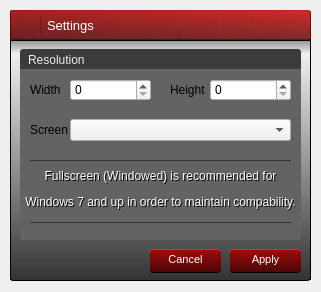
<?xml version="1.0" encoding="UTF-8"?>
<ui version="4.0">
 <class>Settings</class>
 <widget class="QDialog" name="Settings">
  <property name="windowModality">
   <enum>Qt::NonModal</enum>
  </property>
  <property name="geometry">
   <rect>
    <x>0</x>
    <y>0</y>
    <width>321</width>
    <height>292</height>
   </rect>
  </property>
  <property name="windowTitle">
   <string>Settings</string>
  </property>
  <property name="styleSheet">
   <string notr="true"/>
  </property>
  <property name="modal">
   <bool>false</bool>
  </property>
  <widget class="QFrame" name="frame">
   <property name="geometry">
    <rect>
     <x>10</x>
     <y>10</y>
     <width>301</width>
     <height>271</height>
    </rect>
   </property>
   <property name="styleSheet">
    <string notr="true">#frame {
	border-radius: 3px;

	background: url(:/data/bg.png);

	border: 1px solid rgba(0, 0, 0, 255);
}</string>
   </property>
   <property name="frameShape">
    <enum>QFrame::StyledPanel</enum>
   </property>
   <property name="frameShadow">
    <enum>QFrame::Raised</enum>
   </property>
   <widget class="QFrame" name="frame_2">
    <property name="geometry">
     <rect>
      <x>0</x>
      <y>0</y>
      <width>301</width>
      <height>241</height>
     </rect>
    </property>
    <property name="styleSheet">
     <string notr="true">#frame_2 {
	border: 0;
	border-top-left-radius: 3px;
	border-top-right-radius: 3px;
}</string>
    </property>
    <property name="frameShape">
     <enum>QFrame::StyledPanel</enum>
    </property>
    <property name="frameShadow">
     <enum>QFrame::Raised</enum>
    </property>
    <widget class="QFrame" name="frame_6">
     <property name="geometry">
      <rect>
       <x>0</x>
       <y>0</y>
       <width>301</width>
       <height>31</height>
      </rect>
     </property>
     <property name="styleSheet">
      <string notr="true">#frame_6 {
	background-color: qlineargradient(spread:pad, x1:0.006, y1:1, x2:0, y2:0, stop:0.0113636 rgba(100, 0, 0, 210), stop:1 rgba(200, 0, 0, 210));

	border-top: 1px solid rgba(255, 67, 70, 150);
	border-bottom: 1px solid rgb(0, 0, 0);

	border-top-left-radius: 3px;
	border-top-right-radius: 3px;
}</string>
     </property>
     <property name="frameShape">
      <enum>QFrame::StyledPanel</enum>
     </property>
     <property name="frameShadow">
      <enum>QFrame::Raised</enum>
     </property>
     <widget class="QFrame" name="frame_9">
      <property name="geometry">
       <rect>
        <x>0</x>
        <y>0</y>
        <width>301</width>
        <height>31</height>
       </rect>
      </property>
      <property name="styleSheet">
       <string notr="true">#frame_9 {
	background: qlineargradient(spread:pad, x1:0, y1:0, x2:1, y2:0, stop:0 rgba(0, 0, 0, 50), stop:1 rgba(0, 0, 0, 0));

	border: 0;
}</string>
      </property>
      <property name="frameShape">
       <enum>QFrame::StyledPanel</enum>
      </property>
      <property name="frameShadow">
       <enum>QFrame::Raised</enum>
      </property>
      <widget class="QLabel" name="label_5">
       <property name="geometry">
        <rect>
         <x>30</x>
         <y>0</y>
         <width>221</width>
         <height>31</height>
        </rect>
       </property>
       <property name="font">
        <font>
         <family>Lao UI</family>
         <pointsize>10</pointsize>
         <weight>50</weight>
         <bold>false</bold>
        </font>
       </property>
       <property name="styleSheet">
        <string notr="true">color: #fff;
padding-left: 4px;
padding-top: -2px;</string>
       </property>
       <property name="text">
        <string>&lt;html&gt;&lt;head/&gt;&lt;body&gt;&lt;p&gt;Settings&lt;/p&gt;&lt;/body&gt;&lt;/html&gt;</string>
       </property>
      </widget>
      <widget class="QFrame" name="frame_10">
       <property name="geometry">
        <rect>
         <x>6</x>
         <y>6</y>
         <width>16</width>
         <height>18</height>
        </rect>
       </property>
       <property name="styleSheet">
        <string notr="true">background: url(:/data/settings.png);
border: 0;</string>
       </property>
       <property name="frameShape">
        <enum>QFrame::StyledPanel</enum>
       </property>
       <property name="frameShadow">
        <enum>QFrame::Raised</enum>
       </property>
      </widget>
      <widget class="Line" name="line">
       <property name="geometry">
        <rect>
         <x>30</x>
         <y>6</y>
         <width>1</width>
         <height>18</height>
        </rect>
       </property>
       <property name="styleSheet">
        <string notr="true">background: rgba(0, 0, 0, 50);
border: 0;</string>
       </property>
       <property name="orientation">
        <enum>Qt::Vertical</enum>
       </property>
      </widget>
      <widget class="QFrame" name="frame_17">
       <property name="geometry">
        <rect>
         <x>0</x>
         <y>0</y>
         <width>301</width>
         <height>31</height>
        </rect>
       </property>
       <property name="styleSheet">
        <string notr="true">border: 0;</string>
       </property>
       <property name="frameShape">
        <enum>QFrame::StyledPanel</enum>
       </property>
       <property name="frameShadow">
        <enum>QFrame::Raised</enum>
       </property>
       <widget class="QPushButton" name="pushButton_2">
        <property name="geometry">
         <rect>
          <x>279</x>
          <y>7</y>
          <width>18</width>
          <height>18</height>
         </rect>
        </property>
        <property name="toolTip">
         <string>Close</string>
        </property>
        <property name="styleSheet">
         <string notr="true">#pushButton_2 {
	background: url(:/data/close.png);
	
	border: 0;
}

#pushButton_2:hover {
	background: url(:/data/close_hover.png);
}</string>
        </property>
        <property name="text">
         <string/>
        </property>
       </widget>
      </widget>
     </widget>
    </widget>
   </widget>
   <widget class="QFrame" name="frame_5">
    <property name="geometry">
     <rect>
      <x>0</x>
      <y>29</y>
      <width>301</width>
      <height>241</height>
     </rect>
    </property>
    <property name="styleSheet">
     <string notr="true">#frame_5 {
	background: qlineargradient(spread:pad, x1:0, y1:1, x2:0, y2:0.006, stop:0 rgba(0, 0, 0, 200), stop:0.943182 rgba(0, 0, 0, 0), stop:1 rgba(0, 0, 0, 97));

	border: 0;
}</string>
    </property>
    <property name="frameShape">
     <enum>QFrame::StyledPanel</enum>
    </property>
    <property name="frameShadow">
     <enum>QFrame::Raised</enum>
    </property>
    <widget class="QLabel" name="label">
     <property name="geometry">
      <rect>
       <x>10</x>
       <y>10</y>
       <width>281</width>
       <height>21</height>
      </rect>
     </property>
     <property name="styleSheet">
      <string notr="true">#label {
	background: rgb(59, 59, 59);

	padding-left: 5px;

	border-top-left-radius: 3px;
	border-top-right-radius: 3px;

	color: rgb(235, 235, 235);
}</string>
     </property>
     <property name="text">
      <string>Resolution</string>
     </property>
    </widget>
    <widget class="QPushButton" name="btnPlay_2">
     <property name="geometry">
      <rect>
       <x>140</x>
       <y>210</y>
       <width>71</width>
       <height>24</height>
      </rect>
     </property>
     <property name="palette">
      <palette>
       <active>
        <colorrole role="WindowText">
         <brush brushstyle="SolidPattern">
          <color alpha="255">
           <red>255</red>
           <green>255</green>
           <blue>255</blue>
          </color>
         </brush>
        </colorrole>
        <colorrole role="Button">
         <brush brushstyle="LinearGradientPattern">
          <gradient startx="0.006000000000000" starty="1.000000000000000" endx="0.000000000000000" endy="0.000000000000000" type="LinearGradient" spread="PadSpread" coordinatemode="ObjectBoundingMode">
           <gradientstop position="0.011363600000000">
            <color alpha="225">
             <red>75</red>
             <green>0</green>
             <blue>0</blue>
            </color>
           </gradientstop>
           <gradientstop position="1.000000000000000">
            <color alpha="225">
             <red>175</red>
             <green>0</green>
             <blue>0</blue>
            </color>
           </gradientstop>
          </gradient>
         </brush>
        </colorrole>
        <colorrole role="Text">
         <brush brushstyle="SolidPattern">
          <color alpha="255">
           <red>255</red>
           <green>255</green>
           <blue>255</blue>
          </color>
         </brush>
        </colorrole>
        <colorrole role="ButtonText">
         <brush brushstyle="SolidPattern">
          <color alpha="255">
           <red>255</red>
           <green>255</green>
           <blue>255</blue>
          </color>
         </brush>
        </colorrole>
        <colorrole role="Base">
         <brush brushstyle="LinearGradientPattern">
          <gradient startx="0.006000000000000" starty="1.000000000000000" endx="0.000000000000000" endy="0.000000000000000" type="LinearGradient" spread="PadSpread" coordinatemode="ObjectBoundingMode">
           <gradientstop position="0.011363600000000">
            <color alpha="225">
             <red>75</red>
             <green>0</green>
             <blue>0</blue>
            </color>
           </gradientstop>
           <gradientstop position="1.000000000000000">
            <color alpha="225">
             <red>175</red>
             <green>0</green>
             <blue>0</blue>
            </color>
           </gradientstop>
          </gradient>
         </brush>
        </colorrole>
        <colorrole role="Window">
         <brush brushstyle="LinearGradientPattern">
          <gradient startx="0.006000000000000" starty="1.000000000000000" endx="0.000000000000000" endy="0.000000000000000" type="LinearGradient" spread="PadSpread" coordinatemode="ObjectBoundingMode">
           <gradientstop position="0.011363600000000">
            <color alpha="225">
             <red>75</red>
             <green>0</green>
             <blue>0</blue>
            </color>
           </gradientstop>
           <gradientstop position="1.000000000000000">
            <color alpha="225">
             <red>175</red>
             <green>0</green>
             <blue>0</blue>
            </color>
           </gradientstop>
          </gradient>
         </brush>
        </colorrole>
       </active>
       <inactive>
        <colorrole role="WindowText">
         <brush brushstyle="SolidPattern">
          <color alpha="255">
           <red>255</red>
           <green>255</green>
           <blue>255</blue>
          </color>
         </brush>
        </colorrole>
        <colorrole role="Button">
         <brush brushstyle="LinearGradientPattern">
          <gradient startx="0.006000000000000" starty="1.000000000000000" endx="0.000000000000000" endy="0.000000000000000" type="LinearGradient" spread="PadSpread" coordinatemode="ObjectBoundingMode">
           <gradientstop position="0.011363600000000">
            <color alpha="225">
             <red>75</red>
             <green>0</green>
             <blue>0</blue>
            </color>
           </gradientstop>
           <gradientstop position="1.000000000000000">
            <color alpha="225">
             <red>175</red>
             <green>0</green>
             <blue>0</blue>
            </color>
           </gradientstop>
          </gradient>
         </brush>
        </colorrole>
        <colorrole role="Text">
         <brush brushstyle="SolidPattern">
          <color alpha="255">
           <red>255</red>
           <green>255</green>
           <blue>255</blue>
          </color>
         </brush>
        </colorrole>
        <colorrole role="ButtonText">
         <brush brushstyle="SolidPattern">
          <color alpha="255">
           <red>255</red>
           <green>255</green>
           <blue>255</blue>
          </color>
         </brush>
        </colorrole>
        <colorrole role="Base">
         <brush brushstyle="LinearGradientPattern">
          <gradient startx="0.006000000000000" starty="1.000000000000000" endx="0.000000000000000" endy="0.000000000000000" type="LinearGradient" spread="PadSpread" coordinatemode="ObjectBoundingMode">
           <gradientstop position="0.011363600000000">
            <color alpha="225">
             <red>75</red>
             <green>0</green>
             <blue>0</blue>
            </color>
           </gradientstop>
           <gradientstop position="1.000000000000000">
            <color alpha="225">
             <red>175</red>
             <green>0</green>
             <blue>0</blue>
            </color>
           </gradientstop>
          </gradient>
         </brush>
        </colorrole>
        <colorrole role="Window">
         <brush brushstyle="LinearGradientPattern">
          <gradient startx="0.006000000000000" starty="1.000000000000000" endx="0.000000000000000" endy="0.000000000000000" type="LinearGradient" spread="PadSpread" coordinatemode="ObjectBoundingMode">
           <gradientstop position="0.011363600000000">
            <color alpha="225">
             <red>75</red>
             <green>0</green>
             <blue>0</blue>
            </color>
           </gradientstop>
           <gradientstop position="1.000000000000000">
            <color alpha="225">
             <red>175</red>
             <green>0</green>
             <blue>0</blue>
            </color>
           </gradientstop>
          </gradient>
         </brush>
        </colorrole>
       </inactive>
       <disabled>
        <colorrole role="WindowText">
         <brush brushstyle="SolidPattern">
          <color alpha="255">
           <red>255</red>
           <green>255</green>
           <blue>255</blue>
          </color>
         </brush>
        </colorrole>
        <colorrole role="Button">
         <brush brushstyle="LinearGradientPattern">
          <gradient startx="0.006000000000000" starty="1.000000000000000" endx="0.000000000000000" endy="0.000000000000000" type="LinearGradient" spread="PadSpread" coordinatemode="ObjectBoundingMode">
           <gradientstop position="0.011363600000000">
            <color alpha="225">
             <red>75</red>
             <green>0</green>
             <blue>0</blue>
            </color>
           </gradientstop>
           <gradientstop position="1.000000000000000">
            <color alpha="225">
             <red>175</red>
             <green>0</green>
             <blue>0</blue>
            </color>
           </gradientstop>
          </gradient>
         </brush>
        </colorrole>
        <colorrole role="Text">
         <brush brushstyle="SolidPattern">
          <color alpha="255">
           <red>255</red>
           <green>255</green>
           <blue>255</blue>
          </color>
         </brush>
        </colorrole>
        <colorrole role="ButtonText">
         <brush brushstyle="SolidPattern">
          <color alpha="255">
           <red>255</red>
           <green>255</green>
           <blue>255</blue>
          </color>
         </brush>
        </colorrole>
        <colorrole role="Base">
         <brush brushstyle="LinearGradientPattern">
          <gradient startx="0.006000000000000" starty="1.000000000000000" endx="0.000000000000000" endy="0.000000000000000" type="LinearGradient" spread="PadSpread" coordinatemode="ObjectBoundingMode">
           <gradientstop position="0.011363600000000">
            <color alpha="225">
             <red>75</red>
             <green>0</green>
             <blue>0</blue>
            </color>
           </gradientstop>
           <gradientstop position="1.000000000000000">
            <color alpha="225">
             <red>175</red>
             <green>0</green>
             <blue>0</blue>
            </color>
           </gradientstop>
          </gradient>
         </brush>
        </colorrole>
        <colorrole role="Window">
         <brush brushstyle="LinearGradientPattern">
          <gradient startx="0.006000000000000" starty="1.000000000000000" endx="0.000000000000000" endy="0.000000000000000" type="LinearGradient" spread="PadSpread" coordinatemode="ObjectBoundingMode">
           <gradientstop position="0.011363600000000">
            <color alpha="225">
             <red>75</red>
             <green>0</green>
             <blue>0</blue>
            </color>
           </gradientstop>
           <gradientstop position="1.000000000000000">
            <color alpha="225">
             <red>175</red>
             <green>0</green>
             <blue>0</blue>
            </color>
           </gradientstop>
          </gradient>
         </brush>
        </colorrole>
       </disabled>
      </palette>
     </property>
     <property name="font">
      <font>
       <family>MS Shell Dlg 2</family>
       <pointsize>8</pointsize>
      </font>
     </property>
     <property name="toolTip">
      <string/>
     </property>
     <property name="styleSheet">
      <string notr="true">#btnPlay_2 {
	background-color: qlineargradient(spread:pad, x1:0.006, y1:1, x2:0, y2:0, stop:0.0113636 rgba(75, 0, 0, 225), stop:1 rgba(175, 0, 0, 225));

	border-top: 1px solid rgba(255, 67, 70, 150);
	border-bottom: 1px solid rgb(0, 0, 0);

	border-radius: 3px;

	padding-top: -4px;

	color: #fff;
}

#btnPlay_2:hover {
	background-color: qlineargradient(spread:pad, x1:0.006, y1:1, x2:0, y2:0, stop:0.0113636 rgba(100, 0, 0, 255), stop:1 rgba(200, 0, 0, 225));
}

#btnPlay:pressed {
	/*background-color: qlineargradient(spread:pad, x1:0, y1:1, x2:0, y2:0, stop:0 rgba(218, 77, 0, 255), stop:1 rgba(255, 138, 0, 255));

	border: 1px solid rgba(170, 0, 0, 150);*/

	background-color: qlineargradient(spread:pad, x1:0, y1:1, x2:0, y2:0, stop:0 rgba(81, 0, 0, 255), stop:1 rgba(153, 0, 0, 255));
}

#btnPlay:disabled {
	background-color: qlineargradient(spread:pad, x1:0.006, y1:1, x2:0, y2:0, stop:0.0113636 rgba(43, 43, 43, 255), stop:0.994318 rgba(79, 79, 79, 255));

	border-top: 1px solid rgb(0, 0, 0);

	color: rgb(175, 175, 175);
}</string>
     </property>
     <property name="text">
      <string>Cancel</string>
     </property>
     <property name="flat">
      <bool>true</bool>
     </property>
    </widget>
    <widget class="QPushButton" name="btnPlay">
     <property name="geometry">
      <rect>
       <x>220</x>
       <y>210</y>
       <width>71</width>
       <height>24</height>
      </rect>
     </property>
     <property name="palette">
      <palette>
       <active>
        <colorrole role="WindowText">
         <brush brushstyle="SolidPattern">
          <color alpha="255">
           <red>255</red>
           <green>255</green>
           <blue>255</blue>
          </color>
         </brush>
        </colorrole>
        <colorrole role="Button">
         <brush brushstyle="LinearGradientPattern">
          <gradient startx="0.006000000000000" starty="1.000000000000000" endx="0.000000000000000" endy="0.000000000000000" type="LinearGradient" spread="PadSpread" coordinatemode="ObjectBoundingMode">
           <gradientstop position="0.011363600000000">
            <color alpha="225">
             <red>75</red>
             <green>0</green>
             <blue>0</blue>
            </color>
           </gradientstop>
           <gradientstop position="1.000000000000000">
            <color alpha="225">
             <red>175</red>
             <green>0</green>
             <blue>0</blue>
            </color>
           </gradientstop>
          </gradient>
         </brush>
        </colorrole>
        <colorrole role="Text">
         <brush brushstyle="SolidPattern">
          <color alpha="255">
           <red>255</red>
           <green>255</green>
           <blue>255</blue>
          </color>
         </brush>
        </colorrole>
        <colorrole role="ButtonText">
         <brush brushstyle="SolidPattern">
          <color alpha="255">
           <red>255</red>
           <green>255</green>
           <blue>255</blue>
          </color>
         </brush>
        </colorrole>
        <colorrole role="Base">
         <brush brushstyle="LinearGradientPattern">
          <gradient startx="0.006000000000000" starty="1.000000000000000" endx="0.000000000000000" endy="0.000000000000000" type="LinearGradient" spread="PadSpread" coordinatemode="ObjectBoundingMode">
           <gradientstop position="0.011363600000000">
            <color alpha="225">
             <red>75</red>
             <green>0</green>
             <blue>0</blue>
            </color>
           </gradientstop>
           <gradientstop position="1.000000000000000">
            <color alpha="225">
             <red>175</red>
             <green>0</green>
             <blue>0</blue>
            </color>
           </gradientstop>
          </gradient>
         </brush>
        </colorrole>
        <colorrole role="Window">
         <brush brushstyle="LinearGradientPattern">
          <gradient startx="0.006000000000000" starty="1.000000000000000" endx="0.000000000000000" endy="0.000000000000000" type="LinearGradient" spread="PadSpread" coordinatemode="ObjectBoundingMode">
           <gradientstop position="0.011363600000000">
            <color alpha="225">
             <red>75</red>
             <green>0</green>
             <blue>0</blue>
            </color>
           </gradientstop>
           <gradientstop position="1.000000000000000">
            <color alpha="225">
             <red>175</red>
             <green>0</green>
             <blue>0</blue>
            </color>
           </gradientstop>
          </gradient>
         </brush>
        </colorrole>
       </active>
       <inactive>
        <colorrole role="WindowText">
         <brush brushstyle="SolidPattern">
          <color alpha="255">
           <red>255</red>
           <green>255</green>
           <blue>255</blue>
          </color>
         </brush>
        </colorrole>
        <colorrole role="Button">
         <brush brushstyle="LinearGradientPattern">
          <gradient startx="0.006000000000000" starty="1.000000000000000" endx="0.000000000000000" endy="0.000000000000000" type="LinearGradient" spread="PadSpread" coordinatemode="ObjectBoundingMode">
           <gradientstop position="0.011363600000000">
            <color alpha="225">
             <red>75</red>
             <green>0</green>
             <blue>0</blue>
            </color>
           </gradientstop>
           <gradientstop position="1.000000000000000">
            <color alpha="225">
             <red>175</red>
             <green>0</green>
             <blue>0</blue>
            </color>
           </gradientstop>
          </gradient>
         </brush>
        </colorrole>
        <colorrole role="Text">
         <brush brushstyle="SolidPattern">
          <color alpha="255">
           <red>255</red>
           <green>255</green>
           <blue>255</blue>
          </color>
         </brush>
        </colorrole>
        <colorrole role="ButtonText">
         <brush brushstyle="SolidPattern">
          <color alpha="255">
           <red>255</red>
           <green>255</green>
           <blue>255</blue>
          </color>
         </brush>
        </colorrole>
        <colorrole role="Base">
         <brush brushstyle="LinearGradientPattern">
          <gradient startx="0.006000000000000" starty="1.000000000000000" endx="0.000000000000000" endy="0.000000000000000" type="LinearGradient" spread="PadSpread" coordinatemode="ObjectBoundingMode">
           <gradientstop position="0.011363600000000">
            <color alpha="225">
             <red>75</red>
             <green>0</green>
             <blue>0</blue>
            </color>
           </gradientstop>
           <gradientstop position="1.000000000000000">
            <color alpha="225">
             <red>175</red>
             <green>0</green>
             <blue>0</blue>
            </color>
           </gradientstop>
          </gradient>
         </brush>
        </colorrole>
        <colorrole role="Window">
         <brush brushstyle="LinearGradientPattern">
          <gradient startx="0.006000000000000" starty="1.000000000000000" endx="0.000000000000000" endy="0.000000000000000" type="LinearGradient" spread="PadSpread" coordinatemode="ObjectBoundingMode">
           <gradientstop position="0.011363600000000">
            <color alpha="225">
             <red>75</red>
             <green>0</green>
             <blue>0</blue>
            </color>
           </gradientstop>
           <gradientstop position="1.000000000000000">
            <color alpha="225">
             <red>175</red>
             <green>0</green>
             <blue>0</blue>
            </color>
           </gradientstop>
          </gradient>
         </brush>
        </colorrole>
       </inactive>
       <disabled>
        <colorrole role="WindowText">
         <brush brushstyle="SolidPattern">
          <color alpha="255">
           <red>175</red>
           <green>175</green>
           <blue>175</blue>
          </color>
         </brush>
        </colorrole>
        <colorrole role="Button">
         <brush brushstyle="LinearGradientPattern">
          <gradient startx="0.006000000000000" starty="1.000000000000000" endx="0.000000000000000" endy="0.000000000000000" type="LinearGradient" spread="PadSpread" coordinatemode="ObjectBoundingMode">
           <gradientstop position="0.011363600000000">
            <color alpha="255">
             <red>43</red>
             <green>43</green>
             <blue>43</blue>
            </color>
           </gradientstop>
           <gradientstop position="0.994318000000000">
            <color alpha="255">
             <red>79</red>
             <green>79</green>
             <blue>79</blue>
            </color>
           </gradientstop>
          </gradient>
         </brush>
        </colorrole>
        <colorrole role="Text">
         <brush brushstyle="SolidPattern">
          <color alpha="255">
           <red>175</red>
           <green>175</green>
           <blue>175</blue>
          </color>
         </brush>
        </colorrole>
        <colorrole role="ButtonText">
         <brush brushstyle="SolidPattern">
          <color alpha="255">
           <red>175</red>
           <green>175</green>
           <blue>175</blue>
          </color>
         </brush>
        </colorrole>
        <colorrole role="Base">
         <brush brushstyle="LinearGradientPattern">
          <gradient startx="0.006000000000000" starty="1.000000000000000" endx="0.000000000000000" endy="0.000000000000000" type="LinearGradient" spread="PadSpread" coordinatemode="ObjectBoundingMode">
           <gradientstop position="0.011363600000000">
            <color alpha="255">
             <red>43</red>
             <green>43</green>
             <blue>43</blue>
            </color>
           </gradientstop>
           <gradientstop position="0.994318000000000">
            <color alpha="255">
             <red>79</red>
             <green>79</green>
             <blue>79</blue>
            </color>
           </gradientstop>
          </gradient>
         </brush>
        </colorrole>
        <colorrole role="Window">
         <brush brushstyle="LinearGradientPattern">
          <gradient startx="0.006000000000000" starty="1.000000000000000" endx="0.000000000000000" endy="0.000000000000000" type="LinearGradient" spread="PadSpread" coordinatemode="ObjectBoundingMode">
           <gradientstop position="0.011363600000000">
            <color alpha="255">
             <red>43</red>
             <green>43</green>
             <blue>43</blue>
            </color>
           </gradientstop>
           <gradientstop position="0.994318000000000">
            <color alpha="255">
             <red>79</red>
             <green>79</green>
             <blue>79</blue>
            </color>
           </gradientstop>
          </gradient>
         </brush>
        </colorrole>
       </disabled>
      </palette>
     </property>
     <property name="font">
      <font>
       <family>MS Shell Dlg 2</family>
       <pointsize>8</pointsize>
      </font>
     </property>
     <property name="toolTip">
      <string/>
     </property>
     <property name="styleSheet">
      <string notr="true">#btnPlay {
	background-color: qlineargradient(spread:pad, x1:0.006, y1:1, x2:0, y2:0, stop:0.0113636 rgba(75, 0, 0, 225), stop:1 rgba(175, 0, 0, 225));

	border-top: 1px solid rgba(255, 67, 70, 150);
	border-bottom: 1px solid rgb(0, 0, 0);

	border-radius: 3px;

	padding-top: -4px;

	color: #fff;
}

#btnPlay:hover {
	background-color: qlineargradient(spread:pad, x1:0.006, y1:1, x2:0, y2:0, stop:0.0113636 rgba(100, 0, 0, 255), stop:1 rgba(200, 0, 0, 225));
}

#btnPlay:pressed {
	/*background-color: qlineargradient(spread:pad, x1:0, y1:1, x2:0, y2:0, stop:0 rgba(218, 77, 0, 255), stop:1 rgba(255, 138, 0, 255));

	border: 1px solid rgba(170, 0, 0, 150);*/

	background-color: qlineargradient(spread:pad, x1:0, y1:1, x2:0, y2:0, stop:0 rgba(81, 0, 0, 255), stop:1 rgba(153, 0, 0, 255));
}

#btnPlay:disabled {
	background-color: qlineargradient(spread:pad, x1:0.006, y1:1, x2:0, y2:0, stop:0.0113636 rgba(43, 43, 43, 255), stop:0.994318 rgba(79, 79, 79, 255));

	border-top: 1px solid rgb(0, 0, 0);

	color: rgb(175, 175, 175);
}</string>
     </property>
     <property name="text">
      <string>Apply</string>
     </property>
     <property name="flat">
      <bool>true</bool>
     </property>
    </widget>
    <widget class="QFrame" name="frame_3">
     <property name="geometry">
      <rect>
       <x>10</x>
       <y>30</y>
       <width>281</width>
       <height>171</height>
      </rect>
     </property>
     <property name="styleSheet">
      <string notr="true">#frame_3 {
	background: rgb(99, 99, 99);

	border-bottom-left-radius: 3px;
	border-bottom-right-radius: 3px;
}</string>
     </property>
     <property name="frameShape">
      <enum>QFrame::StyledPanel</enum>
     </property>
     <property name="frameShadow">
      <enum>QFrame::Raised</enum>
     </property>
     <widget class="QSpinBox" name="spinBox">
      <property name="geometry">
       <rect>
        <x>50</x>
        <y>10</y>
        <width>81</width>
        <height>22</height>
       </rect>
      </property>
      <property name="maximum">
       <number>9999</number>
      </property>
     </widget>
     <widget class="QLabel" name="label_2">
      <property name="geometry">
       <rect>
        <x>10</x>
        <y>13</y>
        <width>41</width>
        <height>16</height>
       </rect>
      </property>
      <property name="text">
       <string>Width</string>
      </property>
     </widget>
     <widget class="QLabel" name="label_4">
      <property name="geometry">
       <rect>
        <x>150</x>
        <y>13</y>
        <width>41</width>
        <height>16</height>
       </rect>
      </property>
      <property name="text">
       <string>Height</string>
      </property>
     </widget>
     <widget class="QSpinBox" name="spinBox_2">
      <property name="geometry">
       <rect>
        <x>190</x>
        <y>10</y>
        <width>81</width>
        <height>22</height>
       </rect>
      </property>
      <property name="maximum">
       <number>9999</number>
      </property>
     </widget>
     <widget class="QComboBox" name="comboBox">
      <property name="geometry">
       <rect>
        <x>50</x>
        <y>50</y>
        <width>221</width>
        <height>22</height>
       </rect>
      </property>
      <property name="editable">
       <bool>false</bool>
      </property>
      <property name="currentText">
       <string/>
      </property>
      <property name="insertPolicy">
       <enum>QComboBox::InsertAtTop</enum>
      </property>
     </widget>
     <widget class="QLabel" name="label_6">
      <property name="geometry">
       <rect>
        <x>10</x>
        <y>53</y>
        <width>41</width>
        <height>16</height>
       </rect>
      </property>
      <property name="text">
       <string>Screen</string>
      </property>
     </widget>
     <widget class="QLabel" name="label_7">
      <property name="geometry">
       <rect>
        <x>1</x>
        <y>101</y>
        <width>281</width>
        <height>41</height>
       </rect>
      </property>
      <property name="text">
       <string>&lt;html&gt;&lt;head/&gt;&lt;body&gt;&lt;p align=&quot;center&quot;&gt;&lt;span style=&quot; color:#000000;&quot;&gt;Fullscreen (Windowed) is recommended for&lt;/span&gt;&lt;/p&gt;&lt;p align=&quot;center&quot;&gt;&lt;span style=&quot; color:#000000;&quot;&gt;Windows 7 and up in order to maintain compability.&lt;/span&gt;&lt;/p&gt;&lt;/body&gt;&lt;/html&gt;</string>
      </property>
     </widget>
     <widget class="Line" name="line_2">
      <property name="geometry">
       <rect>
        <x>10</x>
        <y>81</y>
        <width>261</width>
        <height>20</height>
       </rect>
      </property>
      <property name="styleSheet">
       <string notr="true">color: rgb(50, 50, 50)</string>
      </property>
      <property name="frameShadow">
       <enum>QFrame::Plain</enum>
      </property>
      <property name="orientation">
       <enum>Qt::Horizontal</enum>
      </property>
     </widget>
     <widget class="Line" name="line_3">
      <property name="geometry">
       <rect>
        <x>10</x>
        <y>143</y>
        <width>261</width>
        <height>20</height>
       </rect>
      </property>
      <property name="styleSheet">
       <string notr="true">color: rgb(50, 50, 50)</string>
      </property>
      <property name="frameShadow">
       <enum>QFrame::Plain</enum>
      </property>
      <property name="orientation">
       <enum>Qt::Horizontal</enum>
      </property>
     </widget>
     <widget class="QLabel" name="label_8">
      <property name="geometry">
       <rect>
        <x>0</x>
        <y>100</y>
        <width>281</width>
        <height>41</height>
       </rect>
      </property>
      <property name="text">
       <string>&lt;html&gt;&lt;head/&gt;&lt;body&gt;&lt;p align=&quot;center&quot;&gt;&lt;span style=&quot; color:#ffffff;&quot;&gt;Fullscreen (Windowed) is recommended for&lt;/span&gt;&lt;/p&gt;&lt;p align=&quot;center&quot;&gt;&lt;span style=&quot; color:#ffffff;&quot;&gt;Windows 7 and up in order to maintain compability.&lt;/span&gt;&lt;/p&gt;&lt;/body&gt;&lt;/html&gt;</string>
      </property>
     </widget>
    </widget>
   </widget>
  </widget>
  <widget class="QFrame" name="frame_4">
   <property name="geometry">
    <rect>
     <x>60</x>
     <y>450</y>
     <width>120</width>
     <height>80</height>
    </rect>
   </property>
   <property name="frameShape">
    <enum>QFrame::StyledPanel</enum>
   </property>
   <property name="frameShadow">
    <enum>QFrame::Raised</enum>
   </property>
  </widget>
 </widget>
 <resources/>
 <connections/>
</ui>
